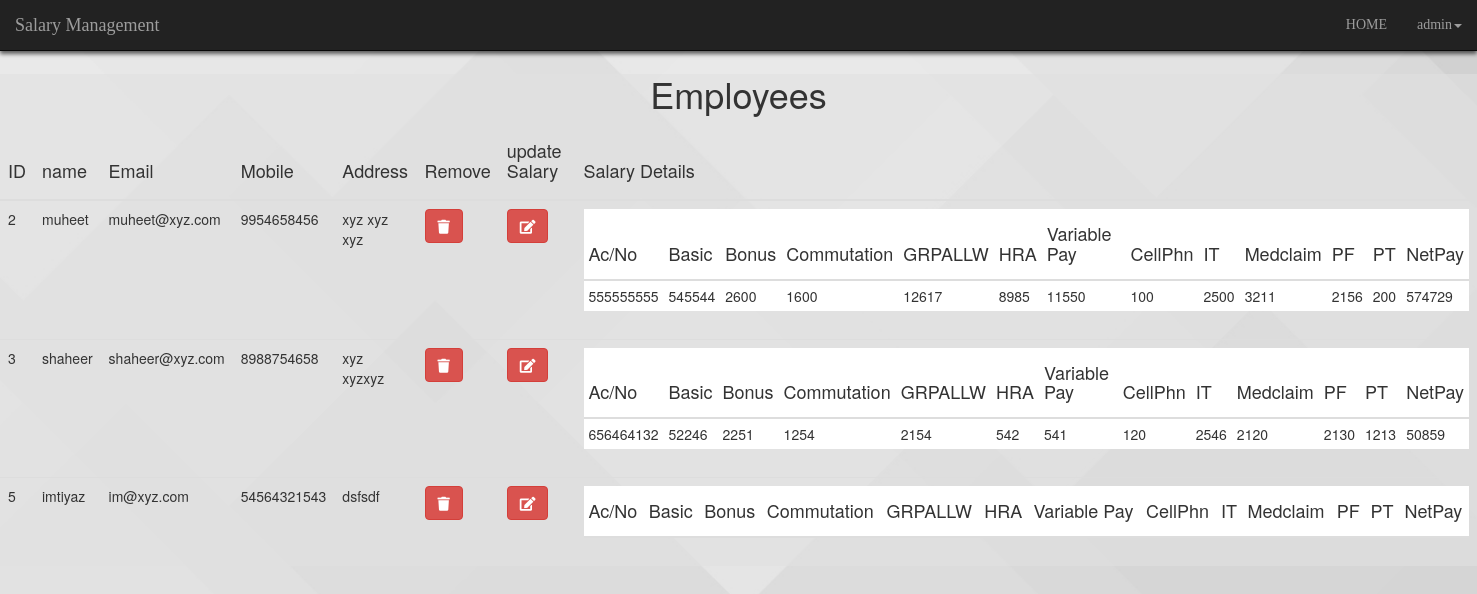
Screenshot of /SalaryManagement/manageEmployee.php (signed in) with the database file from the repository.
### tables this page shows
CREATE TABLE `employee` (
  `id` int(11) NOT NULL,
  `name` varchar(25) NOT NULL,
  `email` varchar(50) NOT NULL,
  `password` varchar(15) NOT NULL,
  `mobile` varchar(11) NOT NULL,
  `address` varchar(250) NOT NULL
);

CREATE TABLE `salary` (
  `id` int(11) NOT NULL,
  `eid` int(11) NOT NULL,
  `accNo` varchar(25) NOT NULL,
  `basic` double NOT NULL,
  `bonus` double NOT NULL,
  `commutation` double NOT NULL,
  `grpallw` double NOT NULL,
  `hra` double NOT NULL,
  `variablepay` double NOT NULL,
  `cellphn` double NOT NULL,
  `it` double NOT NULL,
  `medclaim` double NOT NULL,
  `pf` double NOT NULL,
  `pt` double NOT NULL,
  `netpay` double NOT NULL
);

### SalaryManagement/manageEmployee.php (the view, shortened to what this page needs)
<!DOCTYPE html>
<?php
include 'connect.php';
?>
<html>
    <head>
<link href="css/simpleGridTemplate.css" rel="stylesheet" type="text/css">
<link href="css/bootstrap.css" rel="stylesheet" type="text/css">
<link href="css/Animate.css" rel="stylesheet" type="text/css">
<link rel="stylesheet" href="https://use.fontawesome.com/releases/v5.3.1/css/all.css">
<link rel="stylesheet" href="css/bootstrap.min.css">
<link href="css/Animate.css" rel="stylesheet" type="text/css">
<link href="css/animate.min.css" rel="stylesheet" type="text/css">
    </head>
    <body style="background-image: url(images/bg1.jpg); background-repeat: no-repeat; background-size: cover;">
        <?php
        include 'navBar.php';
        ?>
        <div class="" style="margin-top:5%; width: 100%; background-color: rgba(225,225,225,0.6);">
        <h1> Employees</h1>
        <table class="table " >
	<thead>
		<tr>
			<th><h4>ID</h4></th>
			<th><h4>name</h4></th>
			<th><h4>Email</h4></th>
			<th><h4>Mobile</h4></th>
                        <th><h4>Address</h4></th>
			<th><h4>Remove</h4></th>
                        <th><h4>update Salary</h4></th>
                        <th><h4>Salary Details</h4></th>
		</tr>
	</thead>
	<tbody>
               <?php
                             $sql="select * from Employee";
                                 $appresult = $conn->query($sql);
                        if ($appresult->num_rows > 0) {
                             while($row = $appresult->fetch_assoc())
                                 {
                                 $id = $row['id'];
                                $email=$row['email'];
                                $name=$row['name'];
                                $address=$row['address'];
                                $mobile = $row['mobile'];
                                ?>
                                <tr>
                                    <td><?php echo $id;?></td>
                                    <td><?php echo $name;?></td>
                                    <td><?php echo $email;?></td>
                                    <td><?php echo $mobile;?></td>
                                    <td><?php echo $address;?></td>
                                    <td><form method="post" action="manageEmployee.php">
                                                    <button type="submit" class="btn btn-danger" ><span class="fa fa-trash" ></span></button>
                                        </form></td>
                                        <td><form method="post" action="assignSalary.php">
                                                    <button type="submit" class="btn btn-danger" ><span class="fa fa-edit" ></span></button>
                                        </form></td>
                                        <td>
                                            <table class="table table-condensed "  >
	<thead>
		<tr>
			<th><h4>Ac/No</h4></th>
			<th><h4>Basic</h4></th>
			<th><h4>Bonus</h4></th>
			<th><h4>Commutation</h4></th>
                        <th><h4>GRPALLW</h4></th>
			<th><h4>HRA</h4></th>
                        <th><h4>Variable Pay</h4></th>
			<th><h4>CellPhn</h4></th>
                        <th><h4>IT</h4></th>
			<th><h4>Medclaim</h4></th>
                        <th><h4>PF</h4></th>
			<th><h4>PT</h4></th>
                        <th><h4>NetPay</h4></th>
		</tr>
	</thead>
	<tbody>
               <?php
                             $sql1="select * from salary where eid = '$id'";
                                 $appresult1 = $conn->query($sql1);
                        if ($appresult1->num_rows > 0) {
                             while($row1 = $appresult1->fetch_assoc())
                                 {
                                $accNo=$row1['accNo'];
                                $basic=$row1['basic'];
                                $bonus=$row1['bonus'];
                                $commutation = $row1['commutation'];
                                   $grpallw=$row1['grpallw'];
                                $hra=$row1['hra'];
                                $variablepay=$row1['variablepay'];
                                $cellphn = $row1['cellphn'];
                                $it=$row1['it'];
                                $medclaim=$row1['medclaim'];
                                $pf=$row1['pf'];
                                $pt = $row1['pt'];
                                $netpay = $row1['netpay'];
                                ?>
                                <tr>
                                    <td><?php echo $accNo;?></td>
                                    <td><?php echo $basic;?></td>
                                    <td><?php echo $bonus;?></td>
                                    <td><?php echo $commutation;?></td>
                                    <td><?php echo $grpallw;?></td>
                                    <td><?php echo $hra;?></td>
                                    <td><?php echo $variablepay;?></td>
                                    <td><?php echo $cellphn;?></td>
                                    <td><?php echo $it;?></td>
                                    <td><?php echo $medclaim;?></td>
                                     <td><?php echo $pf;?></td>
                                    <td><?php echo $pt;?></td>
                                    <td><?php echo $netpay;?></td>
                                </tr>
                                <?php
                                 }}
                              ?>
	</tbody>
</table>
                                        </td>
                                </tr>
                                <?php
                                 }}
                              ?>
	</tbody>
</table>
        </div>
    </body>
</html>

### SalaryManagement/css/simpleGridTemplate.css (style rules this page uses)
* { box-sizing: border-box; margin: 0; padding: 0; font-weight: 300; }
body { font-family: 'Source Sans Pro', sans-serif; color: white; font-weight: 300; }
* { margin: 0px; padding: 0px; box-sizing: border-box; }
body, html { height: 100%; font-family: Oswald-Regular, sans-serif; }
h1,h2,h3,h4,h5,h6 { margin: 0px; }
button { outline: none !important; border: none; background: transparent; }
h1 { font-size:3em; font-weight: 300; line-height:1em; text-align: center; color: #4DC3FA; }

### rows the page displays
employee: id "2", name "muheet", email "muheet@xyz.com", mobile "9954658456", address "xyz xyz xyz"
salary: accNo "555555555", basic "545544", bonus "2600", commutation "1600", grpallw "12617", hra "8985", variablepay "11550", cellphn "100", it "2500", medclaim "3211", pf "2156", pt "200", netpay "574729"
employee: id "3", name "shaheer", email "shaheer@xyz.com", mobile "8988754658", address "xyz xyzxyz"
salary: accNo "656464132", basic "52246", bonus "2251", commutation "1254", grpallw "2154", hra "542", variablepay "541", cellphn "120", it "2546", medclaim "2120", pf "2130", pt "1213", netpay "50859"
employee: id "5", name "imtiyaz", email "im@xyz.com", mobile "54564321543", address "dsfsdf"

### other values shown
$myusername "admin"
